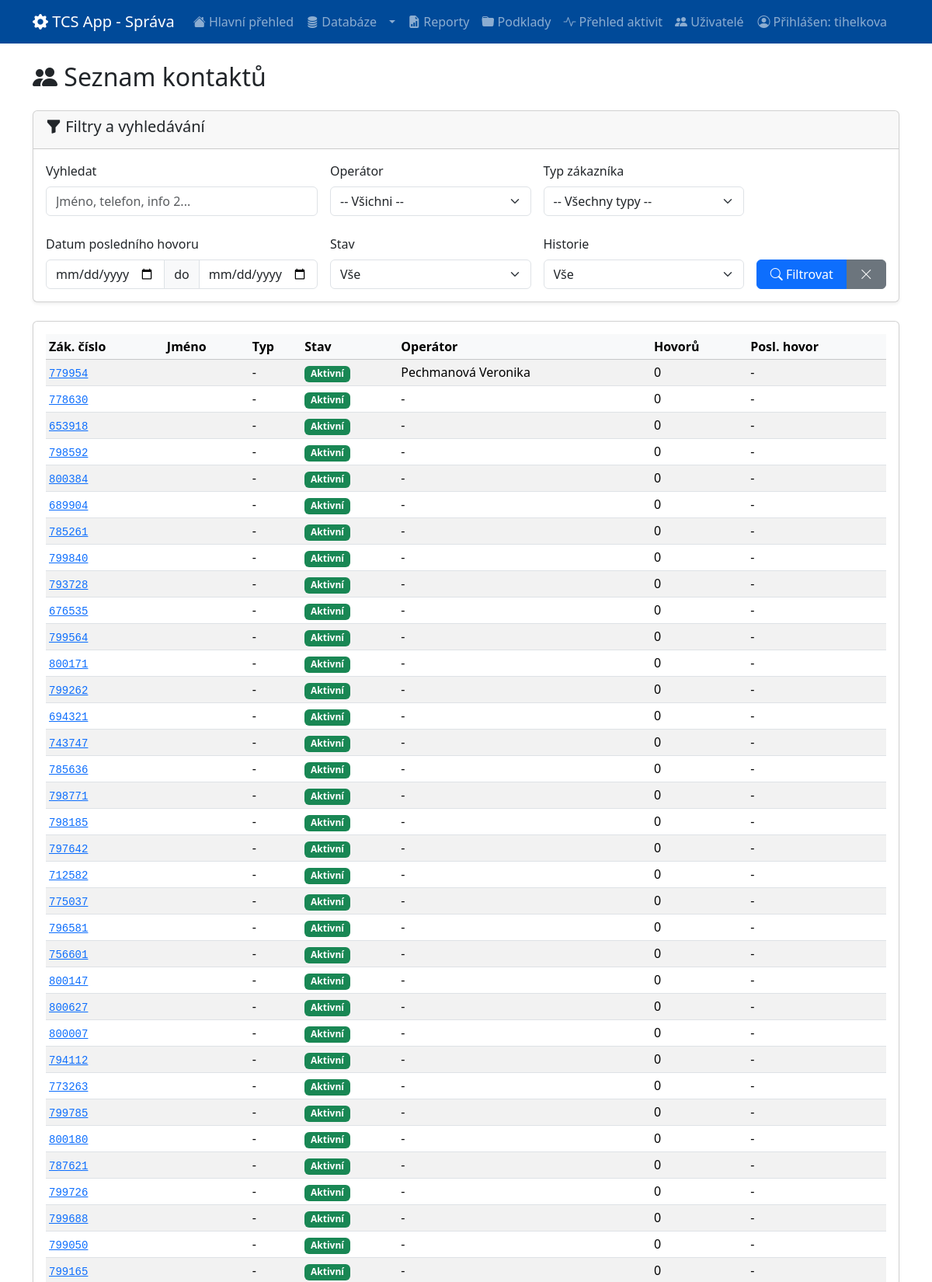
Screenshot of /sprava/contacts/ (signed in, upper part) with the database file from the repository.
### sprava/models.py (models this page shows, shortened)
class CustomUser(AbstractUser):
    first_name = models.CharField(max_length=150, blank=False, verbose_name='Jméno')
    last_name = models.CharField(max_length=150, blank=False, verbose_name='Příjmení')
    email = models.EmailField(unique=True, null=True, blank=True, verbose_name='E-mail')
    kod_operatora = models.CharField(max_length=50, unique=True, blank=False, verbose_name="Kód operátora")
    telefonni_cislo = models.CharField(max_length=20, blank=False, verbose_name="Telefonní číslo")
    uvazek_hodiny = models.PositiveIntegerField(blank=False, verbose_name="Úvazek (v hodinách)")
    datum_narozeni = models.DateField(null=True, blank=True, verbose_name="Datum narození")
    svatek = models.DateField(null=True, blank=True, verbose_name="Svátek")
    history = HistoricalRecords()
    REQUIRED_FIELDS = ['first_name', 'last_name', 'email', 'kod_operatora', 'telefonni_cislo', 'uvazek_hodiny']

### contacts/models.py (models this page shows, shortened)
class Kontakt(models.Model):
    info_2 = models.CharField(max_length=50, blank=True,  null=True, db_index=True, unique=True, verbose_name="Zákaznické číslo")
    info_3 = models.CharField(max_length=50, blank=True, default='', db_index=True, verbose_name="Přednostní číslo")
    ansprache = models.CharField(max_length=20, blank=True, default='', verbose_name="Oslovení (Pohlaví)")
    titel = models.CharField(max_length=20, blank=True, default='', verbose_name="Titul")
    vorname = models.CharField(max_length=100, blank=True, default='', verbose_name="Jméno")
    nachname = models.CharField(max_length=100, blank=True, default='', db_index=True, verbose_name="Příjmení")
    dlbs = models.CharField(max_length=50, blank=True, default='', verbose_name="Poslední objednávka")
    info_1 = models.CharField(max_length=50, blank=True, default='', verbose_name="DBK")
    telefon1 = models.CharField(max_length=30, blank=True, default='', db_index=True, verbose_name="Telefon 1")
    telefon2 = models.CharField(max_length=30, blank=True, default='', verbose_name="Telefon 2")
    geburtsdatum = models.DateField(null=True, blank=True, verbose_name="Datum narození")
    datum_letztkontakt = models.CharField(max_length=20, blank=True, default='', verbose_name="Poslední kontakt")
    tlm_kampagne_2_zielprodukt = models.CharField(max_length=100, blank=True, default='', verbose_name="Kampaň")
    strasse = models.CharField(max_length=100, blank=True, default='', verbose_name="Ulice")
    ort = models.CharField(max_length=100, blank=True, default='', verbose_name="Město")
    plz = models.CharField(max_length=20, blank=True, default='', verbose_name="Poštovní směrovací číslo")
    recency = models.CharField(max_length=20, blank=True, default='', verbose_name="Typ zákazníka")
    vip = models.BooleanField(default=False, verbose_name="VIP kontakt")
    vip_pridano = models.DateTimeField(null=True, blank=True, verbose_name="Do VIP přidáno dne")
    vip_poznamka = models.TextField(blank=True, default='', verbose_name="Interní poznámka k VIP")
    trvale_blokovan = models.BooleanField(default=False, verbose_name="Trvale blokovaný kontakt")
    nedovolano_pocet = models.PositiveIntegerField(default=0, verbose_name="Počet pokusů Nedovoláno")
    nedovolano_v_rade = models.PositiveIntegerField(default=0, verbose_name="Počet 'Nedovoláno' v řadě")
    odlozeny_nedovolano_pokusy = models.PositiveIntegerField(default=0, verbose_name="Počet pokusů Nedovoláno (odložené)")
    blokace_do = models.DateTimeField(null=True, blank=True, verbose_name="Blokace do")
    aktivni = models.BooleanField(default=True, verbose_name="Aktivní kontakt")
    assigned_operator = models.ForeignKey(
        settings.AUTH_USER_MODEL,
        null=True,
        blank=True,
        on_delete=models.SET_NULL,
        related_name="assigned_contacts",
        verbose_name="Přiřazený operátor",
    )
    updated_at = models.DateTimeField(auto_now=True, verbose_name="Poslední aktualizace")
    datum_prirazeni = models.DateTimeField(
        null=True,
        blank=True,
        verbose_name="Datum posledního přiřazení"
    )
    deaktivovan_do = models.DateField(null=True, blank=True, verbose_name="Deaktivován do")
    class Meta:
        verbose_name = "Kontakt"
        verbose_name_plural = "Kontakty"

### sprava/views.py (the view)
# urls.py: path('contacts/', views.contacts_list, name='contacts_list'),
@login_required
@user_passes_test(is_admin)
def contacts_list(request):
    query = request.GET.get('q', '').strip()
    filter_operator_id = request.GET.get('operator')
    filter_aktivni = request.GET.get('aktivni')
    filter_history = request.GET.get('history')
    filter_last_call_from = request.GET.get('last_call_from')
    filter_last_call_to = request.GET.get('last_call_to')
    filter_customer_type = request.GET.get('customer_type')
    qs = (
        Kontakt.objects
        .select_related('assigned_operator')
        .annotate(
            call_count=Count('historie', distinct=True),
            last_call=Max('historie__datum_cas'),
        )
        .order_by('-id')
    )
    if query:
        qs = qs.filter(
            Q(vorname__icontains=query) | Q(nachname__icontains=query) |
            Q(info_2__icontains=query) | Q(telefon1__icontains=query)
        )
    if filter_operator_id:
        qs = qs.filter(assigned_operator_id=filter_operator_id)
    if filter_customer_type == 'vip':
        qs = qs.filter(vip=True)
    elif filter_customer_type:
        qs = qs.filter(recency=filter_customer_type)
    if filter_aktivni == 'true':
        qs = qs.filter(aktivni=True)
    elif filter_aktivni == 'false':
        qs = qs.filter(aktivni=False)
    if filter_history == 'yes':
        qs = qs.filter(call_count__gt=0)
    elif filter_history == 'no':
        qs = qs.filter(call_count=0)
    try:
        if filter_last_call_from:
            date_from = datetime.strptime(filter_last_call_from, '%Y-%m-%d').date()
            qs = qs.filter(last_call__date__gte=date_from)
        if filter_last_call_to:
            date_to = datetime.strptime(filter_last_call_to, '%Y-%m-%d').date()
            qs = qs.filter(last_call__date__lte=date_to)
    except (ValueError, TypeError):
        pass
    operators = CustomUser.objects.filter(is_active=True).order_by('username')
    recency_options = list(Kontakt.objects.exclude(recency__isnull=True).exclude(recency__exact='').values_list('recency', flat=True).distinct().order_by('recency'))
    customer_type_options = ['vip'] + recency_options
    paginator = Paginator(qs, 50)
    page = request.GET.get("page")
    contacts = paginator.get_page(page)
    context = {
        "contacts": contacts,
        "operators": operators,
        "customer_type_options": customer_type_options,
    }
    return render(request, "sprava/contacts_list.html", context)

### sprava/views.py (called while the page is built)
def is_admin(user):
    return user.is_authenticated and user.is_staff

### templates/sprava/contacts_list.html (shortened to what this page needs)
{% extends "sprava/base.html" %}
{% block content %}
<div class="d-flex justify-content-between align-items-center mb-3">
    <h2><i class="bi bi-people-fill"></i> Seznam kontaktů</h2>
</div>
<div class="card shadow-sm mb-4">
    <div class="card-header">
        <h5><i class="bi bi-funnel-fill"></i> Filtry a vyhledávání</h5>
    </div>
    <div class="card-body">
        <form method="get" action="">
            <div class="row g-3 align-items-end">
                <div class="col-lg-4 col-md-12">
                    <label for="q" class="form-label">Vyhledat</label>
                    <input type="text" name="q" id="q" class="form-control" placeholder="Jméno, telefon, info 2..." value="{{ request.GET.q|default:'' }}">
                </div>
                <div class="col-lg-3 col-md-6">
                    <label for="operator-select" class="form-label">Operátor</label>
                    <select name="operator" id="operator-select" class="form-select">
                        <option value="">-- Všichni --</option>
                    </select>
                </div>
                <div class="col-lg-3 col-md-6">
                    <label for="customer-type-select" class="form-label">Typ zákazníka</label>
                    <select name="customer_type" id="customer-type-select" class="form-select">
                        <option value="">-- Všechny typy --</option>
                    </select>
                </div>
            </div>
            <div class="row g-3 align-items-end mt-2">
                <div class="col-lg-4 col-md-12">
                    <label class="form-label">Datum posledního hovoru</label>
                    <div class="input-group">
                        <input type="date" name="last_call_from" class="form-control" value="{{ request.GET.last_call_from|default:'' }}">
                        <span class="input-group-text">do</span>
                        <input type="date" name="last_call_to" class="form-control" value="{{ request.GET.last_call_to|default:'' }}">
                    </div>
                </div>
                <div class="col-lg-3 col-md-6">
                    <label class="form-label">Stav</label>
                    <select name="aktivni" class="form-select">
                        <option value="" {% if not request.GET.aktivni %}selected{% endif %}>Vše</option>
                    </select>
                </div>
                <div class="col-lg-3 col-md-6">
                    <label class="form-label">Historie</label>
                    <select name="history" class="form-select">
                        <option value="" {% if not request.GET.history %}selected{% endif %}>Vše</option>
                    </select>
                </div>
                <div class="col-lg-2 col-md-12 d-flex align-items-end">
                    <div class="btn-group w-100">
                        <button type="submit" class="btn btn-primary"><i class="bi bi-search"></i> Filtrovat</button>
                        <a href="{% url 'sprava:contacts_list' %}" class="btn btn-secondary" title="Vyčistit filtry"><i class="bi bi-x-lg"></i></a>
                    </div>
                </div>
            </div>
        </form>
    </div>
</div>
<div class="card shadow-sm">
    <div class="card-body">
        <div class="table-responsive">
            <table class="table table-striped table-hover table-sm">
                <thead class="table-light">
                    <tr>
                        <th>Zák. číslo</th>
                        <th>Jméno</th>
                        <th>Typ</th>
                        <th>Stav</th>
                        <th>Operátor</th>
                        <th>Hovorů</th>
                        <th>Posl. hovor</th>
                    </tr>
                </thead>
                <tbody>
                    {% for k in contacts %}
                    <tr>
                        <td><a href="{% url 'sprava:kontakt_detail' k.id %}"><code>{{ k.info_2 }}</code></a></td>
                        <td>{{ k.get_full_name }}</td>
                        <td>
                            {% if k.vip %}
                                <span class="badge bg-warning text-dark"><i class="bi bi-star-fill"></i> VIP</span>
                            {% elif k.recency %}
                                <span class="badge bg-info">{{ k.recency }}</span>
                            {% else %}
                                -
                            {% endif %}
                        </td>
                        <td>
                            {% if k.aktivni %}
                                <span class="badge bg-success">Aktivní</span>
                            {% else %}
                                <span class="badge bg-danger">Neaktivní</span>
                            {% endif %}
                        </td>
                        <td>
                            {% if k.assigned_operator %}
                                {{ k.assigned_operator.get_full_name|default:k.assigned_operator.username }}
                            {% else %}
                                -
                            {% endif %}
                        </td>
                        <td>{{ k.call_count }}</td>
                        <td>{{ k.last_call|date:"d.m.Y H:i"|default:"-" }}</td>
                    </tr>
                    {% endfor %}
                </tbody>
            </table>
        </div>
    </div>
</div>
{% endblock %}

### templates/sprava/base.html (shortened to what this page needs)
{% load static %}
<!DOCTYPE html>
<html lang="cs">
<head>
    <link href="https://cdn.jsdelivr.net/npm/bootstrap@5.3.2/dist/css/bootstrap.min.css" rel="stylesheet">
    <link rel="stylesheet" href="https://cdn.jsdelivr.net/npm/bootstrap-icons@1.11.1/font/bootstrap-icons.css">
    <link rel="stylesheet" href="https://cdn.jsdelivr.net/npm/flatpickr/dist/flatpickr.min.css">
</head>
<body>
    <nav class="navbar navbar-expand-lg navbar-dark" style="background-color: #004a99;">
        <div class="container">
            <a class="navbar-brand" href="{% url 'sprava:sprava_dashboard' %}">
                <i class="bi bi-gear-fill"></i> TCS App - Správa
            </a>
            <div class="collapse navbar-collapse" id="navbarNav">
                <ul class="navbar-nav me-auto mb-2 mb-lg-0">
                    <li class="nav-item">
                        <a class="nav-link {% if request.resolver_match.url_name == 'sprava_dashboard' %}active{% endif %}" href="{% url 'sprava:sprava_dashboard' %}">
                            <i class="bi bi-house-fill"></i> Hlavní přehled
                        </a>
                    </li>
                    <li class="nav-item dropdown">
                        <div class="nav-link d-flex p-0">
                            <a class="nav-link {% if 'databaze_overview' in request.resolver_match.url_name %}active{% endif %}" href="{% url 'sprava:databaze_overview' %}">
                                <i class="bi bi-database-fill"></i> Databáze
                            </a>
                            <a class="nav-link dropdown-toggle dropdown-toggle-split " href="#" data-bs-toggle="dropdown" aria-expanded="false">
                            </a>
                        </div>
                    </li>
                    <li class="nav-item">
                        <a class="nav-link {% if 'reporty' in request.resolver_match.url_name %}active{% endif %}" href="{% url 'sprava:reporty_overview' %}">
                            <i class="bi bi-file-earmark-bar-graph-fill"></i> Reporty
                        </a>
                    </li>
                    <li class="nav-item">
                        <a class="nav-link {% if 'podklady' in request.resolver_match.url_name %}active{% endif %}" href="{% url 'sprava:podklady_overview' %}">
                            <i class="bi bi-folder-fill"></i> Podklady
                        </a>
                    </li>
                    <li class="nav-item">
                        <a class="nav-link {% if 'aktivity' in request.resolver_match.url_name %}active{% endif %}" href="{% url 'sprava:aktivity_overview' %}">
                            <i class="bi bi-activity"></i> Přehled aktivit
                        </a>
                    </li>
                    <li class="nav-item">
                        <a class="nav-link {% if 'uzivatele' in request.resolver_match.url_name %}active{% endif %}" href="{% url 'sprava:sprava_uzivatele_overview' %}">
                            <i class="bi bi-people-fill"></i> Uživatelé
                        </a>
                    </li>
                </ul>
                <ul class="navbar-nav">
                    {% if user.is_authenticated %}
                        <li class="nav-item">
                            <span class="navbar-text me-3">
                                <i class="bi bi-person-circle"></i> Přihlášen: {{ user.username }}
                            </span>
                        </li>
                    {% endif %}
                </ul>
            </div>
        </div>
    </nav>
    <main class="container mt-4 mb-5">
        {% block content %}{% endblock %}
    </main>
</body>
</html>

### templates/sprava/base.html (style rules this page uses)
body { padding-bottom: 70px; }

### rows the page displays
CustomUser: username "tihelkova"
Kontakt: info_2 "779954", aktivni "Aktivní", assigned_operator.get_full_name "Pechmanová Veronika", call_count "0", last_call "-"
Kontakt: info_2 "778630", aktivni "Aktivní", call_count "0", last_call "-"
Kontakt: info_2 "653918", aktivni "Aktivní", call_count "0", last_call "-"
Kontakt: info_2 "798592", aktivni "Aktivní", call_count "0", last_call "-"
Kontakt: info_2 "800384", aktivni "Aktivní", call_count "0", last_call "-"
Kontakt: info_2 "689904", aktivni "Aktivní", call_count "0", last_call "-"
Kontakt: info_2 "785261", aktivni "Aktivní", call_count "0", last_call "-"
Kontakt: info_2 "799840", aktivni "Aktivní", call_count "0", last_call "-"
Kontakt: info_2 "793728", aktivni "Aktivní", call_count "0", last_call "-"
Kontakt: info_2 "676535", aktivni "Aktivní", call_count "0", last_call "-"
Kontakt: info_2 "799564", aktivni "Aktivní", call_count "0", last_call "-"
Kontakt: info_2 "800171", aktivni "Aktivní", call_count "0", last_call "-"
Kontakt: info_2 "799262", aktivni "Aktivní", call_count "0", last_call "-"
Kontakt: info_2 "694321", aktivni "Aktivní", call_count "0", last_call "-"
Kontakt: info_2 "743747", aktivni "Aktivní", call_count "0", last_call "-"
Kontakt: info_2 "785636", aktivni "Aktivní", call_count "0", last_call "-"
Kontakt: info_2 "798771", aktivni "Aktivní", call_count "0", last_call "-"
Kontakt: info_2 "798185", aktivni "Aktivní", call_count "0", last_call "-"
Kontakt: info_2 "797642", aktivni "Aktivní", call_count "0", last_call "-"
Kontakt: info_2 "712582", aktivni "Aktivní", call_count "0", last_call "-"
Kontakt: info_2 "775037", aktivni "Aktivní", call_count "0", last_call "-"
Kontakt: info_2 "796581", aktivni "Aktivní", call_count "0", last_call "-"
Kontakt: info_2 "756601", aktivni "Aktivní", call_count "0", last_call "-"
Kontakt: info_2 "800147", aktivni "Aktivní", call_count "0", last_call "-"
Kontakt: info_2 "800627", aktivni "Aktivní", call_count "0", last_call "-"
Kontakt: info_2 "800007", aktivni "Aktivní", call_count "0", last_call "-"
Kontakt: info_2 "794112", aktivni "Aktivní", call_count "0", last_call "-"
Kontakt: info_2 "773263", aktivni "Aktivní", call_count "0", last_call "-"
Kontakt: info_2 "799785", aktivni "Aktivní", call_count "0", last_call "-"
Kontakt: info_2 "800180", aktivni "Aktivní", call_count "0", last_call "-"
Kontakt: info_2 "787621", aktivni "Aktivní", call_count "0", last_call "-"
Kontakt: info_2 "799726", aktivni "Aktivní", call_count "0", last_call "-"
Kontakt: info_2 "799688", aktivni "Aktivní", call_count "0", last_call "-"
Kontakt: info_2 "799050", aktivni "Aktivní", call_count "0", last_call "-"
Kontakt: info_2 "799165", aktivni "Aktivní", call_count "0", last_call "-"
